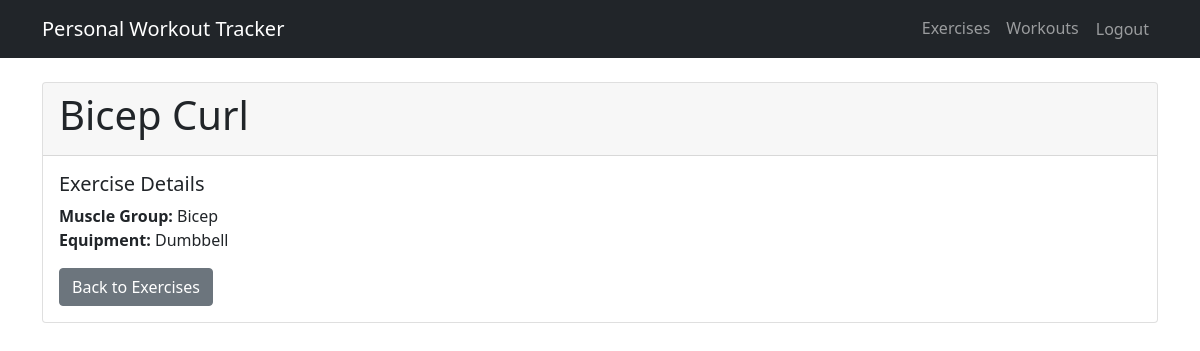
The app's page /project/exercises/2/ (signed in) with its own data.
### project/models.py (models this page shows, shortened)
class Exercise(models.Model):
    name = models.CharField(max_length=100)  # Name of the exercise (e.g., "Bench Press", "Squats")
    muscle_group = models.CharField(max_length=50)  # Primary muscle group targeted (e.g., "Chest", "Legs")
    equipment = models.CharField(max_length=50)  # Equipment needed (e.g., "Dumbbell", "Barbell", "Bodyweight")
    user = models.ForeignKey(User, on_delete=models.CASCADE, null=True, blank=True)

### project/views.py (the view)
# urls.py: path('exercises/<int:pk>/', views.ExerciseDetailView.as_view(), name='exercise_detail'),
class ExerciseDetailView(LoginRequiredMixin, DetailView):
    model = Exercise
    template_name = 'project/exercise_detail.html'
    context_object_name = 'exercise'

### project/templates/project/exercise_detail.html
{% extends 'project/base.html' %}
{% block content %}
<div class="card">
    <div class="card-header">
        <h1>{{ exercise.name }}</h1>
    </div>
    <div class="card-body">
        <h5 class="card-title">Exercise Details</h5>
        <p class="card-text">
            <strong>Muscle Group:</strong> {{ exercise.muscle_group }}<br>
            <strong>Equipment:</strong> {{ exercise.equipment }}
        </p>
        <a href="{% url 'project:exercise_list' %}" class="btn btn-secondary">Back to Exercises</a>
    </div>
</div>
{% endblock %}

### records on screen
Exercise: name "Bicep Curl", muscle_group "Bicep", equipment "Dumbbell"
